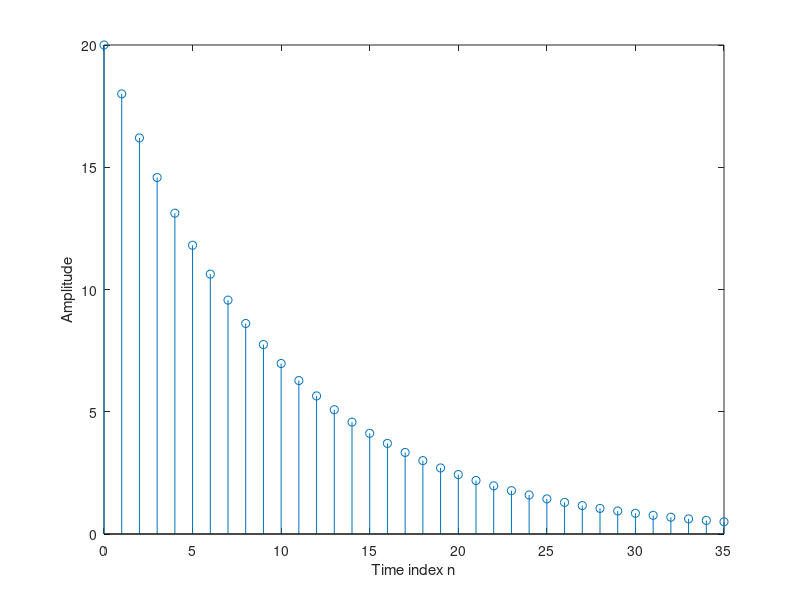

Source code (MATLAB):
% Program P1_3
% Generation of a real exponential sequence
clf;
n = 0:35; a = .9; K = 20;
x = K*a.^n;
stem(n,x);
xlabel('Time index n');ylabel('Amplitude');
energy = sum(x.*x)
print(energy)
